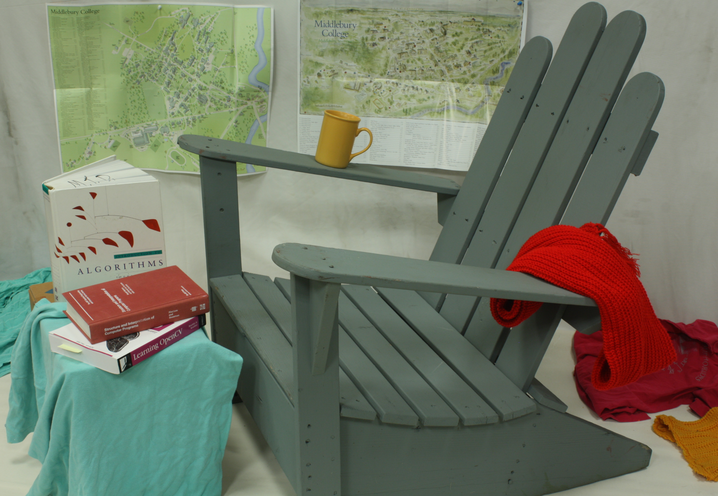
#> input picture source/2_left.png, 718 x 496 px, found by its file name
$ python stereoBM.py
#> lines starting #> are read from the running program, lines starting #| are printed output that depends on the picture
import cv2
import numpy as np
import matplotlib.pyplot as plt


def compute_stereoBM(left_image_path, right_image_path, num_disparities=64, block_size=9):
    """
    Compute the disparity map using OpenCV's StereoBM algorithm.

    :param left_image_path: Path to the left image
    :param right_image_path: Path to the right image
    :param num_disparities: Number of disparities (must be divisible by 16)
    :param block_size: Block size for matching (must be odd)
    :return: Normalized disparity map
    """
#> called with left_image_path = 'source/2_left.png', right_image_path = 'source/2_right.png', num_disparities = 64, block_size = 9
    # Load images in grayscale
    left_img = cv2.imread(left_image_path, cv2.IMREAD_GRAYSCALE)
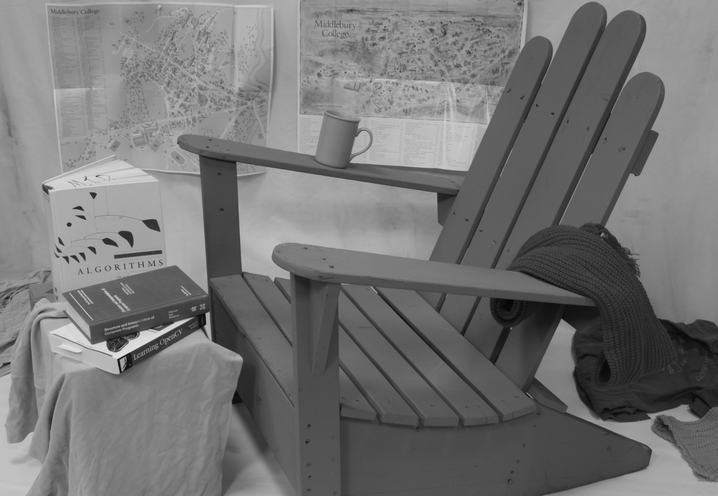
#> left_img: shape (496, 718); min 4, max 231, mean 116.4
    right_img = cv2.imread(right_image_path, cv2.IMREAD_GRAYSCALE)
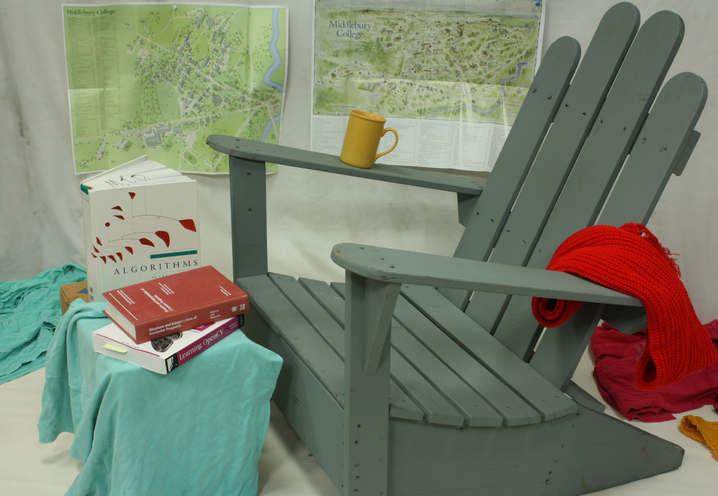
#> input picture source/2_right.png, 718 x 496 px, found by its file name
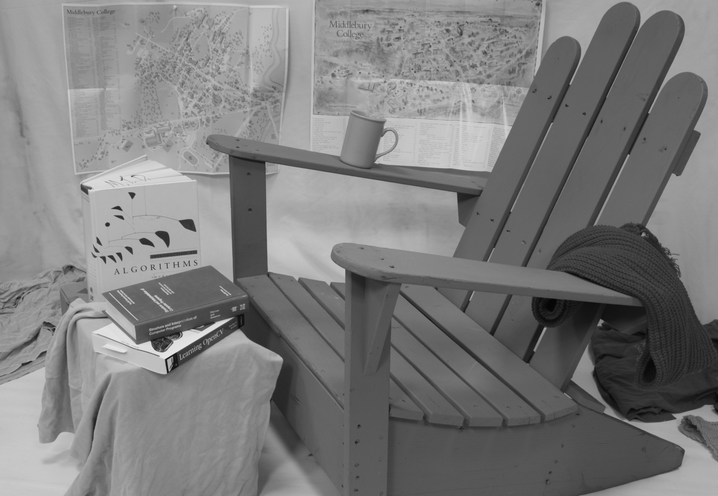
#> right_img: shape (496, 718); min 4, max 239, mean 124.1

    if left_img is None or right_img is None:
        raise ValueError("Error loading images. Check file paths.")

    # Display Left and Right Images as Subplots
    fig, axes = plt.subplots(1, 2, figsize=(10, 5))
    axes[0].imshow(left_img, cmap="gray")
    axes[0].set_title("Left Image")
    axes[0].axis("off")

    axes[1].imshow(right_img, cmap="gray")
    axes[1].set_title("Right Image")
    axes[1].axis("off")

    plt.show()
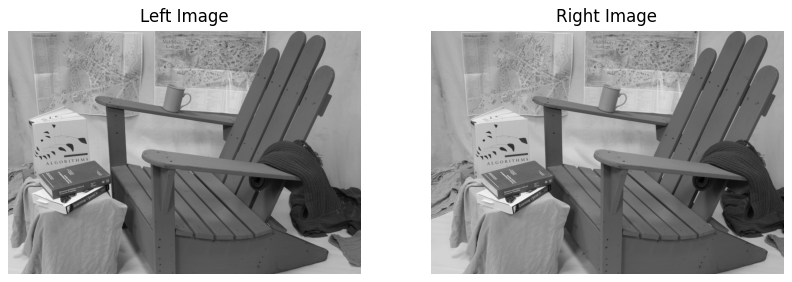
#> figure drawn by matplotlib, 2 panels

    # Create StereoBM object
    stereo = cv2.StereoBM_create(numDisparities=num_disparities, blockSize=block_size)

    # Compute disparity map
    disparity = stereo.compute(left_img, right_img)
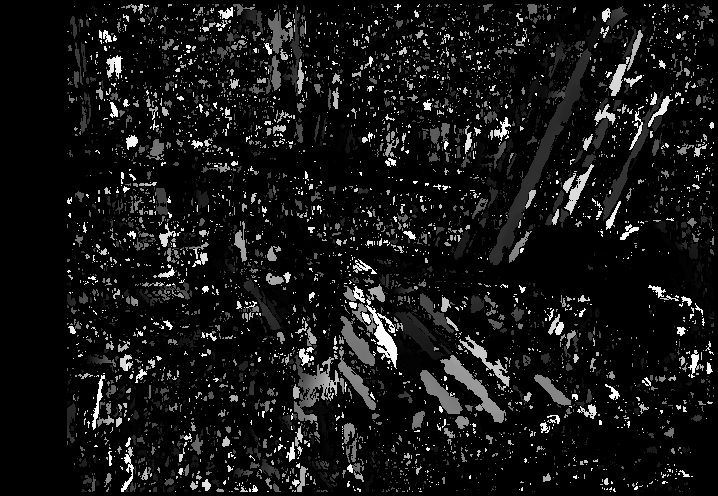
#> disparity: shape (496, 718) int16; min -16, max 1008, mean 69.6; drawn with min black and max white

    # Normalize for better visualization
    disparity_normalized = cv2.normalize(disparity, None, alpha=0, beta=255, norm_type=cv2.NORM_MINMAX)
    disparity_normalized = np.uint8(disparity_normalized)

    return disparity_normalized
    #return disparity


if __name__ == "__main__":
    left_image_path = "source/2_left.png"   # Update with actual path
    right_image_path = "source/2_right.png" # Update with actual path

    # Compute the depth map using StereoBM
    depth_map = compute_stereoBM(left_image_path, right_image_path)

    # Display the depth map
    cv2.imshow("Depth Map - StereoBM", depth_map)
    cv2.waitKey(0)
    cv2.destroyAllWindows()

    # Optionally save the depth map
    cv2.imwrite("depth_map_stereoBM.jpg", depth_map)
